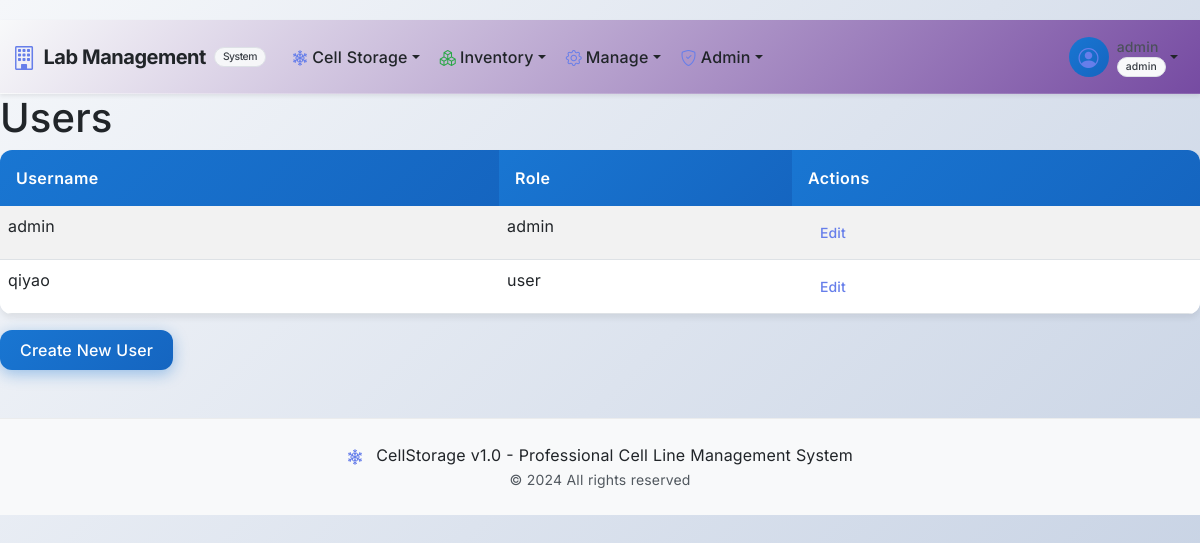
The app's page /auth/users (signed in) with its own data.
### app/cell_storage/models.py (models this page shows, shortened)
class User(UserMixin, db.Model):
    __tablename__ = 'users'
    id = db.Column(db.Integer, primary_key=True)
    username = db.Column(db.String(64), unique=True, index=True, nullable=False)
    password_hash = db.Column(db.String(256))
    password_plain = db.Column(db.String(128))  # store plain password for admin view
    role = db.Column(db.String(64), default='user', nullable=False)  # e.g., 'user', 'admin'. Make role non-nullable.
    cell_lines_created = db.relationship('CellLine', backref='creator', lazy='dynamic',
                                         foreign_keys='CellLine.created_by_user_id')
    vials_frozen = db.relationship('CryoVial', backref='freezer_operator', lazy='dynamic',
                                   foreign_keys='CryoVial.frozen_by_user_id')
    audit_logs = db.relationship('AuditLog', backref='user_performing_action', lazy='dynamic',
                                 foreign_keys='AuditLog.user_id')
    @property
    def is_admin(self):
        return self.role == 'admin'

### app/shared/auth/routes.py (the view)
@bp.route('/users')
@login_required
@admin_required
def list_users():
    users = User.query.order_by(User.username).all()
    return render_template('auth/list_users.html', title='Users', users=users)

### app/shared/permissions.py (called while the page is built, shortened)
def has_permission(permission, resource_type=None, resource_id=None):
    if not current_user.is_authenticated:
        return False
    return PermissionManager.has_permission(
        current_user.id,
        permission,
        resource_type,
        resource_id
    )

def can_view_inventory():
    return has_permission('inventory.view')

def can_manage_locations():
    return has_permission('location.edit')

def is_admin():
    return has_permission('admin.user_management')

    @classmethod
    def has_permission(cls, user_id, permission, resource_type=None, resource_id=None):
        from .. import db
        from datetime import datetime
        user = User.query.get(user_id)
        if user and hasattr(user, 'is_admin') and user.is_admin:
            return True

### app/templates/auth/list_users.html
{% extends "base.html" %}
{% block content %}
  <h1>Users</h1>
  <table class="table table-striped">
    <thead>
      <tr>
        <th>Username</th>
        <th>Role</th>
        <th>Actions</th>
      </tr>
    </thead>
    <tbody>
      {% for user in users %}
        <tr>
          <td>{{ user.username }}</td>
          <td>{{ user.role }}</td>
          <td>
            <a href="{{ url_for('auth.edit_user', user_id=user.id) }}" class="btn btn-sm btn-outline-primary">Edit</a>
          </td>
        </tr>
      {% endfor %}
    </tbody>
  </table>
  <a href="{{ url_for('auth.create_user') }}" class="btn btn-primary">Create New User</a>
{% endblock %}

### app/templates/base.html (shortened to what this page needs)
<!DOCTYPE html>
<html lang="en">
<head>
    <link href="https://cdn.jsdelivr.net/npm/bootstrap@5.3.3/dist/css/bootstrap.min.css" rel="stylesheet">
    <link href="https://cdn.jsdelivr.net/npm/bootstrap-icons@1.11.3/font/bootstrap-icons.css" rel="stylesheet">
    <link href="https://cdnjs.cloudflare.com/ajax/libs/bootstrap-icons/1.11.3/font/bootstrap-icons.min.css" rel="stylesheet">
    <link href="{{ url_for('static', filename='css/style.css') }}" rel="stylesheet">
</head>
<body class="bg-light">
    <nav class="navbar navbar-expand-lg navbar-light bg-gradient shadow-sm sticky-top" style="background: linear-gradient(135deg, #f5f7fa 0%, #c3cfe2 100%);">
        <div class="container-fluid">
            <a class="navbar-brand fw-bold d-flex align-items-center" href="{{ url_for('cell_storage.index') }}" style="color: #212529;">
                <i class="bi bi-building me-2 fs-4" style="color: #667eea;"></i>
                <span style="color: #212529;">Lab Management</span>
                <small class="badge bg-light text-dark ms-2" style="color: #343a40; border: 1px solid #dee2e6;">System</small>
            </a>
            <div class="collapse navbar-collapse" id="navbarContent">
                <ul class="navbar-nav me-auto mb-2 mb-lg-0">
                    {% if current_user.is_authenticated %}
                        <li class="nav-item dropdown">
                            <a class="nav-link dropdown-toggle d-flex align-items-center" href="#" style="color: #212529;" id="cellStorageDropdown" role="button" data-bs-toggle="dropdown" aria-expanded="false">
                                <i class="bi bi-snow2 me-1" style="color: #667eea;"></i>
                                Cell Storage
                            </a>
                        </li>
                        <li class="nav-item dropdown">
                            <a class="nav-link dropdown-toggle d-flex align-items-center" href="#" style="color: #212529;" id="inventoryDropdown" role="button" data-bs-toggle="dropdown" aria-expanded="false">
                                <i class="bi bi-boxes me-1" style="color: #28a745;"></i>
                                Inventory
                            </a>
                        </li>
                        {% if current_user.is_admin %}
                            <li class="nav-item dropdown">
                                <a class="nav-link dropdown-toggle d-flex align-items-center" href="#" id="inventoryDropdown" role="button" data-bs-toggle="dropdown" aria-expanded="false" style="color: #212529;">
                                    <i class="bi bi-gear me-1" style="color: #667eea;"></i>
                                    Manage
                                </a>
                            </li>
                            <li class="nav-item dropdown">
                                <a class="nav-link dropdown-toggle d-flex align-items-center" href="#" id="adminDropdown" role="button" data-bs-toggle="dropdown" aria-expanded="false" style="color: #212529;">
                                    <i class="bi bi-shield-check me-1" style="color: #667eea;"></i>
                                    Admin
                                </a>
                            </li>
                        {% endif %}
                    {% endif %}
                </ul>
                <ul class="navbar-nav ms-auto mb-2 mb-lg-0">
                    {% if current_user.is_authenticated %}
                        <li class="nav-item dropdown">
                            <a class="nav-link dropdown-toggle d-flex align-items-center" href="#" id="userDropdown" role="button" data-bs-toggle="dropdown" aria-expanded="false" style="color: #212529;">
                                <div class="user-avatar me-2">
                                    <i class="bi bi-person-circle fs-5" style="color: #667eea;"></i>
                                </div>
                                <div class="d-flex flex-column">
                                    <span class="small" style="color: #212529;">{{ current_user.username }}</span>
                                    <span class="badge badge-role bg-light text-dark" style="color: #343a40; border: 1px solid #dee2e6;">{{ current_user.role }}</span>
                                </div>
                            </a>
                        </li>
                    {% else %}
                        <li class="nav-item">
                            <a class="nav-link btn btn-outline-primary rounded-pill px-3" href="{{ url_for('auth.login') }}" style="color: #667eea; border-color: #667eea;">
                                <i class="bi bi-box-arrow-in-right me-1"></i>Login
                            </a>
                        </li>
                    {% endif %}
                </ul>
            </div>
        </div>
    </nav>
    <main class="flex-grow-1">
        {% block content %}{% endblock %}
    </main>
    <footer class="bg-light text-center py-4 mt-5" style="color: #343a40;">
        <div class="container">
            <p class="mb-0">
                <i class="bi bi-snow2 me-2" style="color: #667eea;"></i>
                CellStorage v1.0 - Professional Cell Line Management System
            </p>
            <small class="text-muted" style="color: #495057;">© 2024 All rights reserved</small>
        </div>
    </footer>
</body>
</html>

### app/static/css/style.css (style rules this page uses)
[class^="bi-"]::before, [class*=" bi-"]::before { font-family: "bootstrap-icons" !important; font-style: normal; font-weight: normal !important; font-variant: normal; text-transform: none; line-height: 1; vertical-align: -.125em; -webkit-font-smoothing: antialiased; -moz-osx-font-smoothing: grayscale; }
.bi { display: inline-block; font-family: "bootstrap-icons" !important; font-style: normal; font-weight: normal !important; font-variant: normal; text-transform: none; line-height: 1; vertical-align: -.125em; -webkit-font-smoothing: antialiased; -moz-osx-font-smoothing: grayscale; }
body { font-family: 'Inter', -apple-system, BlinkMacSystemFont, 'Segoe UI', Roboto, 'Helvetica Neue', Arial, sans-serif; font-feature-settings: 'cv02', 'cv03', 'cv04', 'cv11', 'kern' 1, 'liga' 1, 'calt' 1; text-rendering: optimizeLegibility; -webkit-font-smoothing: antialiased; -moz-osx-font-smoothing: grayscale; letter-spacing: 0.01em; word-spacing: 0.02em; background: linear-gradient(135deg, #f5f7fa 0%, #c3cfe2 100%); min-height: 100vh; padding-top: 20px; }
.btn { border-radius: 12px !important; font-weight: 500; padding: 0.5rem 1.25rem; transition: all 0.2s ease; border: 0; position: relative; overflow: hidden; }
.btn::before { content: ''; position: absolute; top: 0; left: -100%; width: 100%; height: 100%; background: linear-gradient(90deg, transparent, rgba(255, 255, 255, 0.2), transparent); transition: left 0.5s; }
.btn-primary { background: linear-gradient(135deg, #1976D2 0%, #1565C0 100%); box-shadow: 0 4px 15px rgba(25, 118, 210, 0.4); border: none; }
.navbar { backdrop-filter: blur(10px); border-bottom: 1px solid rgba(255, 255, 255, 0.1); }
.navbar-brand { font-weight: 700; letter-spacing: -0.025em; }
.nav-link { font-weight: 500; transition: all 0.2s ease; border-radius: 8px; margin: 0 2px; }
.table { background: rgba(255, 255, 255, 0.9); border-radius: 12px; overflow: hidden; box-shadow: 0 4px 6px rgba(0, 0, 0, 0.07); }
.table thead th { background: linear-gradient(135deg, #1976D2 0%, #1565C0 100%); color: white; border: 0; font-weight: 600; letter-spacing: 0.025em; padding: 1rem; }
.table tbody tr { transition: all 0.2s ease; }
.user-avatar { width: 40px; height: 40px; border-radius: 50%; background: linear-gradient(135deg, #1976D2 0%, #1565C0 100%); display: flex; align-items: center; justify-content: center; color: white; }
.badge-role { font-size: 0.6rem; padding: 2px 6px; border-radius: 10px; font-weight: 600; }
footer { background: rgba(255, 255, 255, 0.95) !important; backdrop-filter: blur(10px); border-top: 1px solid rgba(0, 0, 0, 0.05) !important; }
.badge { font-size: 0.65rem; font-weight: 500; padding: 4px 8px; border-radius: 12px; }
body, .card, .table, .dropdown-menu, .form-control, .form-select, .bg-white, .bg-light, .bg-secondary, .bg-opacity-10, .bg-opacity-25, .bg-opacity-50, .bg-opacity-75, .bg-opacity-100, .footer, .modal-content, .alert-container, .search-results-table-container, .box-cell, .batch-color-0, .batch-color-1, .batch-color-2, .batch-color-3, .batch-color-4, .batch-color-5, .batch-color-6, .batch-color-7, .batch-color-8, .batch-color-9, .batch-color-10, .batch-color-11 { color: #212529 !important; }
.badge.bg-light, .badge.bg-secondary, .badge.bg-white { color: #343a40 !important; border: 1px solid #dee2e6; }
.text-muted, .form-text, .small, small { color: #495057 !important; opacity: 0.95 !important; }
footer, .footer { color: #343a40 !important; }
.badge, .table td, .table th, .card, .card-header, .card-body { color: #212529; }
:root { --primary-color: #1976D2; --secondary-color: #1565C0; --accent-color: #42A5F5; --background-color: #FAFAFA; --text-color: #212121; --navbar-style: light; }
.btn-primary { background-color: var(--primary-color) !important; border-color: var(--primary-color) !important; }
.btn-outline-primary { color: var(--primary-color) !important; border-color: var(--primary-color) !important; }
.navbar { background: linear-gradient(135deg, var(--background-color) 0%, var(--secondary-color) 100%) !important; }
* { transition: background-color 0.3s ease, color 0.3s ease, border-color 0.3s ease; }

### app/templates/base.html (style rules this page uses)
:root { --primary-color: #667eea; --secondary-color: #764ba2; --accent-color: #f093fb; --background-color: #f8f9fa; --text-color: #212529; --navbar-style: light; }

### records on screen
User: username "admin", role "admin"
User: username "qiyao", role "user"
